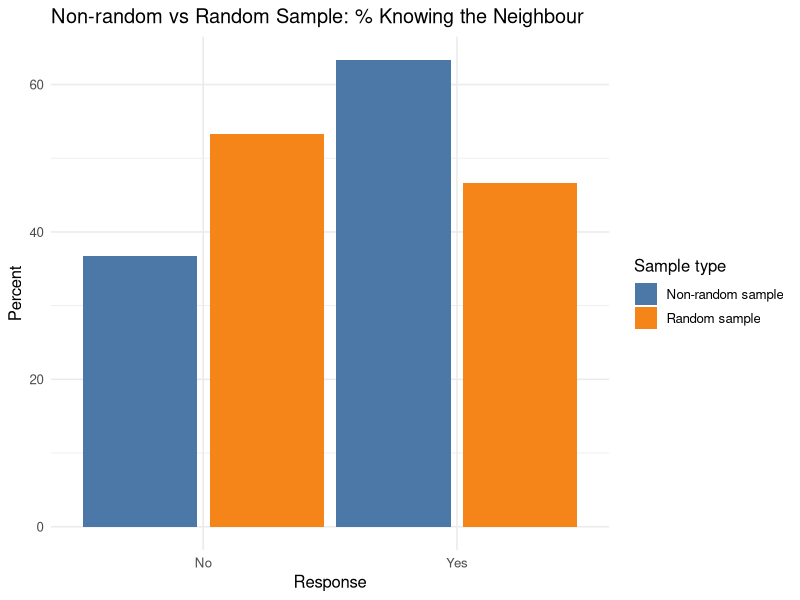

Write R code to recreate this figure.
## ---- chunk 1
knitr::opts_chunk$set(echo = TRUE)
## ---- chunk 2
total_nonrandom <- 60 # total students in non-random sample/class size
count_yes_nonrandom <- 38 # yes I know the person next to me
count_no_nonrandom  <- 22 # no I don't know the person next to me
## ---- chunk 3
class_size <- total_nonrandom
## ---- chunk 4
prop_yes_nonrandom <- (count_yes_nonrandom / total_nonrandom) * 100
prop_no_nonrandom  <- (count_no_nonrandom  / total_nonrandom) * 100
## ---- chunk 5
cat("Non-random sample % Yes:", round(prop_yes_nonrandom, 1), "%\n")
cat("Non-random sample % No :", round(prop_no_nonrandom, 1),  "%\n\n")
## ---- chunk 6
set.seed(123)  # For reproducibility
student_ids <- seq_len(class_size)
rand_num <- runif(class_size)
class_df <- data.frame(id = student_ids, rand_num = rand_num)
## ---- chunk 7
random_sample_size <- 30 # choose a sample size for the random sample
## ---- chunk 8
set.seed(202)
sampled_ids <- sample(class_df$id, size = random_sample_size, replace = FALSE)

sampled_ids # students with these numbers were randomly selected to be asked the question again.
## ---- chunk 9
count_yes_random <- 14
count_no_random  <- 16
## ---- chunk 10
prop_yes_random <- (count_yes_random / random_sample_size) * 100
prop_no_random  <- (count_no_random  / random_sample_size) * 100
## ---- chunk 11
cat("Random sample % Yes:", round(prop_yes_random, 1), "%\n")
cat("Random sample % No :", round(prop_no_random, 1),  "%\n\n")
## ---- chunk 12
bias_yes <- prop_yes_nonrandom - prop_yes_random
bias_no  <- prop_no_nonrandom  - prop_no_random
## ---- chunk 13
cat("Estimated bias in % Yes (non-random - random):", round(bias_yes, 1), "%\n")
cat("Estimated bias in % No  (non-random - random):", round(bias_no, 1),  "%\n\n")
## ---- chunk 14
percent_df <- data.frame(
  sample_type = rep(c("Non-random sample", "Random sample"), each = 2),
  response     = rep(c("Yes", "No"), times = 2),
  percent      = c(prop_yes_nonrandom, prop_no_nonrandom, prop_yes_random, prop_no_random)
)

library(ggplot2)

p <- ggplot(percent_df, aes(x = response, y = percent, fill = sample_type)) +
  geom_col(position = position_dodge(width = 1)) +
  labs(title = "Non-random vs Random Sample: % Knowing the Neighbour",
       x = "Response", y = "Percent", fill = "Sample type") +
  scale_fill_manual(values = c("Non-random sample" = "#4C78A8", "Random sample" = "#F58518")) +
  theme_minimal(base_size = 12)

print(p)
## ---- chunk 15
# Experimental unit: pot
# Sampling unit: individual plant
## ---- chunk 16
# Examples here
## ---- chunk 17
# Randomly assign treatments to pots
set.seed(123)
treatments <- rep(c("A", "B", "C"), each = 4)
pots <- data.frame(
  pot_id = 1:12,
  treatment = sample(treatments)
)
pots
## ---- chunk 18
# Simulate plant height data
set.seed(456)
plant_heights <- data.frame(
  pot_id = rep(1:12, each = 5),
  plant_id = 1:60,
  height = rnorm(60, mean = rep(c(10, 15, 20), each = 20), sd = 2)
)
plant_heights <- merge(plant_heights, pots, by = "pot_id")
plant_heights
## ---- chunk 19
# answer here
## ---- chunk 20
# ANOVA analysis
anova_result <- aov(height ~ treatment, data = plant_heights)
summary(anova_result)
## ---- chunk 21
# Create blocks and randomly assign treatments within blocks
set.seed(123)
blocks <- rep(c("North", "South", "East", "West"), each = 3)
treatments <- rep(c("A", "B", "C"), times = 4)
pots <- data.frame(
  pot_id = 1:12,
  block = blocks,
  treatment = sample(treatments)
)
pots
## ---- chunk 22
# Simulate plant height data
set.seed(456)
plant_heights <- data.frame(
  pot_id = rep(1:12, each = 5),
  plant_id = 1:60,
  height = rnorm(60, mean = rep(c(10, 15, 20), each = 20) + rep(c(2, -2, 1, -1), each = 15), sd = 2)
)
plant_heights <- merge(plant_heights, pots, by = "pot_id")
plant_heights
## ---- chunk 23
# ANOVA analysis with blocking
anova_result <- aov(height ~ block + treatment, data = plant_heights)
summary(anova_result)
## ---- chunk 24
anova_table <- summary(anova_result)[[1]]
ss_total <- sum(anova_table$`Sum Sq`)
ss_treatment <- anova_table$`Sum Sq`[2]
ss_block <- anova_table$`Sum Sq`[1]
percent_treatment <- (ss_treatment / ss_total) * 100
percent_block <- (ss_block / ss_total) * 100
cat("Percentage of variation explained by treatments:", round(percent_treatment, 1), "%\n")
cat("Percentage of variation explained by blocks:", round(percent_block, 1), "%\n")
